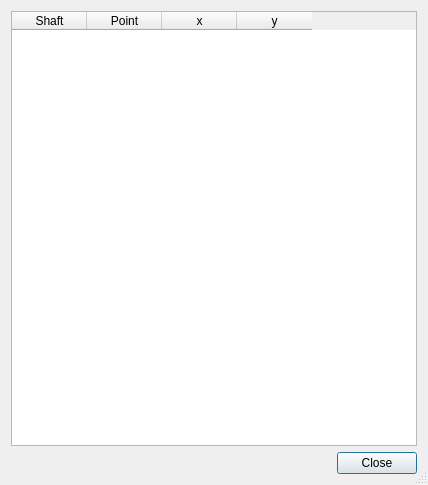
<?xml version="1.0" encoding="UTF-8"?>
<ui version="4.0">
 <class>Info_Dialog</class>
 <widget class="QDialog" name="Info_Dialog">
  <property name="enabled">
   <bool>true</bool>
  </property>
  <property name="geometry">
   <rect>
    <x>0</x>
    <y>0</y>
    <width>428</width>
    <height>485</height>
   </rect>
  </property>
  <property name="minimumSize">
   <size>
    <width>428</width>
    <height>485</height>
   </size>
  </property>
  <property name="windowTitle">
   <string>Path Result</string>
  </property>
  <property name="windowIcon">
   <iconset resource="../../icons.qrc">
    <normaloff>:/icons/bezier.png</normaloff>:/icons/bezier.png</iconset>
  </property>
  <property name="autoFillBackground">
   <bool>true</bool>
  </property>
  <property name="sizeGripEnabled">
   <bool>true</bool>
  </property>
  <property name="modal">
   <bool>true</bool>
  </property>
  <layout class="QVBoxLayout" name="verticalLayout">
   <item>
    <widget class="QTableWidget" name="path_data">
     <property name="editTriggers">
      <set>QAbstractItemView::NoEditTriggers</set>
     </property>
     <property name="tabKeyNavigation">
      <bool>false</bool>
     </property>
     <property name="verticalScrollMode">
      <enum>QAbstractItemView::ScrollPerPixel</enum>
     </property>
     <property name="horizontalScrollMode">
      <enum>QAbstractItemView::ScrollPerPixel</enum>
     </property>
     <property name="sortingEnabled">
      <bool>true</bool>
     </property>
     <attribute name="horizontalHeaderDefaultSectionSize">
      <number>75</number>
     </attribute>
     <attribute name="horizontalHeaderMinimumSectionSize">
      <number>75</number>
     </attribute>
     <column>
      <property name="text">
       <string>Shaft</string>
      </property>
     </column>
     <column>
      <property name="text">
       <string>Point</string>
      </property>
     </column>
     <column>
      <property name="text">
       <string>x</string>
      </property>
     </column>
     <column>
      <property name="text">
       <string>y</string>
      </property>
     </column>
    </widget>
   </item>
   <item>
    <layout class="QHBoxLayout" name="horizontalLayout">
     <item>
      <spacer name="horizontalSpacer_2">
       <property name="orientation">
        <enum>Qt::Horizontal</enum>
       </property>
       <property name="sizeHint" stdset="0">
        <size>
         <width>40</width>
         <height>20</height>
        </size>
       </property>
      </spacer>
     </item>
     <item>
      <widget class="QDialogButtonBox" name="buttonBox">
       <property name="sizePolicy">
        <sizepolicy hsizetype="Fixed" vsizetype="Fixed">
         <horstretch>0</horstretch>
         <verstretch>0</verstretch>
        </sizepolicy>
       </property>
       <property name="whatsThis">
        <string>Click to exit</string>
       </property>
       <property name="orientation">
        <enum>Qt::Horizontal</enum>
       </property>
       <property name="standardButtons">
        <set>QDialogButtonBox::Close</set>
       </property>
      </widget>
     </item>
    </layout>
   </item>
  </layout>
 </widget>
 <resources>
  <include location="../../icons.qrc"/>
  <include location="../../icons.qrc"/>
  <include location="../../icons.qrc"/>
 </resources>
 <connections>
  <connection>
   <sender>buttonBox</sender>
   <signal>rejected()</signal>
   <receiver>Info_Dialog</receiver>
   <slot>reject()</slot>
   <hints>
    <hint type="sourcelabel">
     <x>316</x>
     <y>260</y>
    </hint>
    <hint type="destinationlabel">
     <x>286</x>
     <y>274</y>
    </hint>
   </hints>
  </connection>
 </connections>
</ui>
